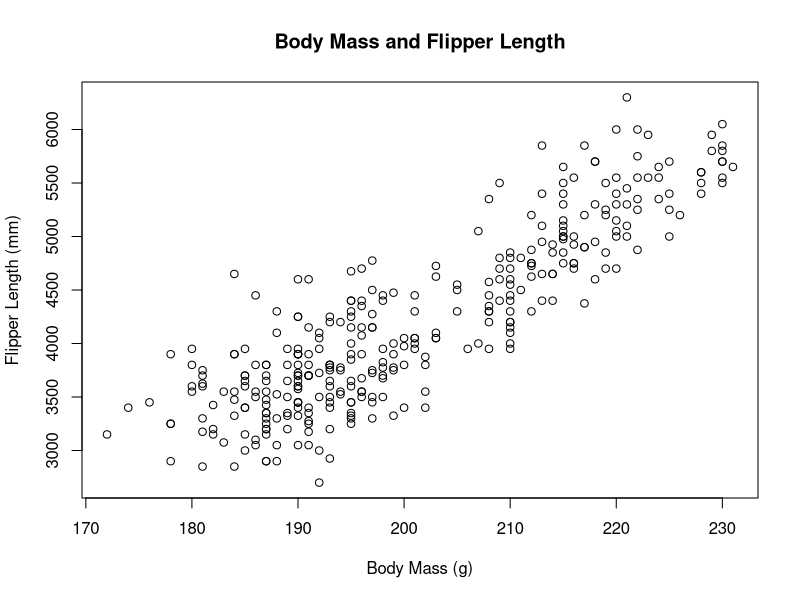
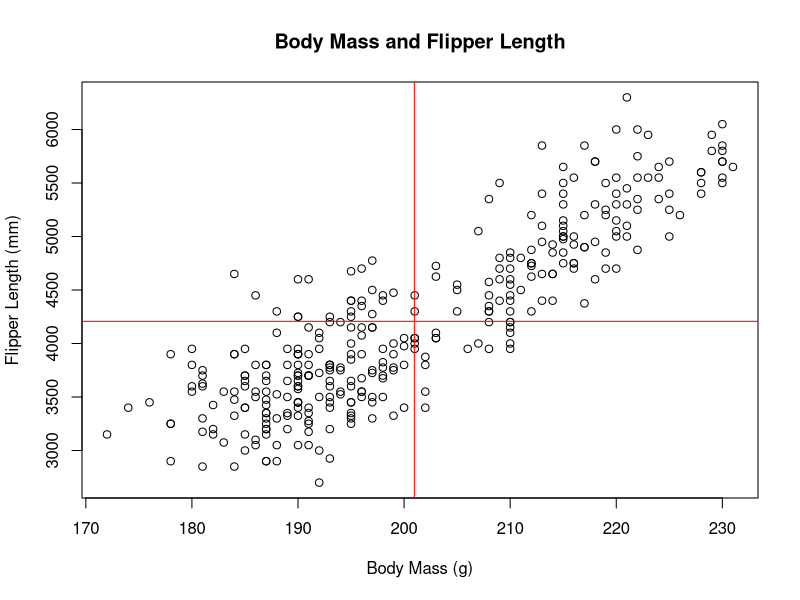
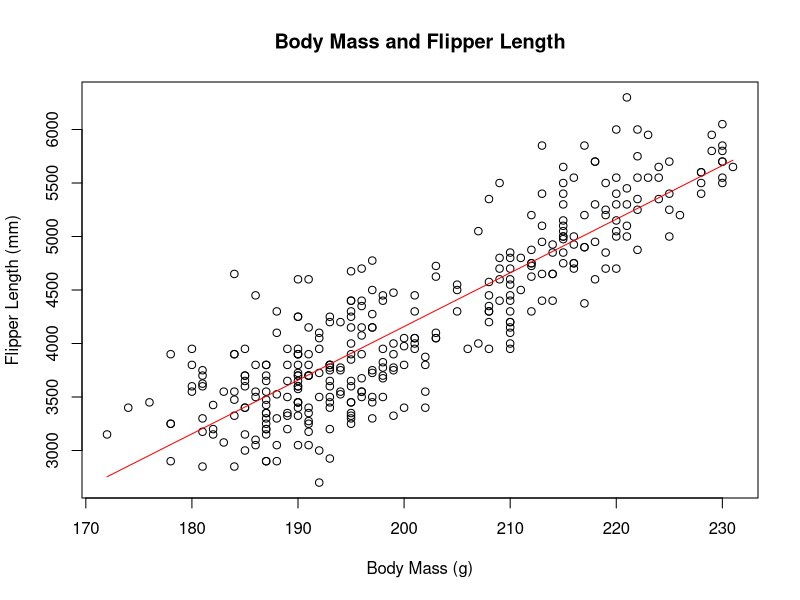
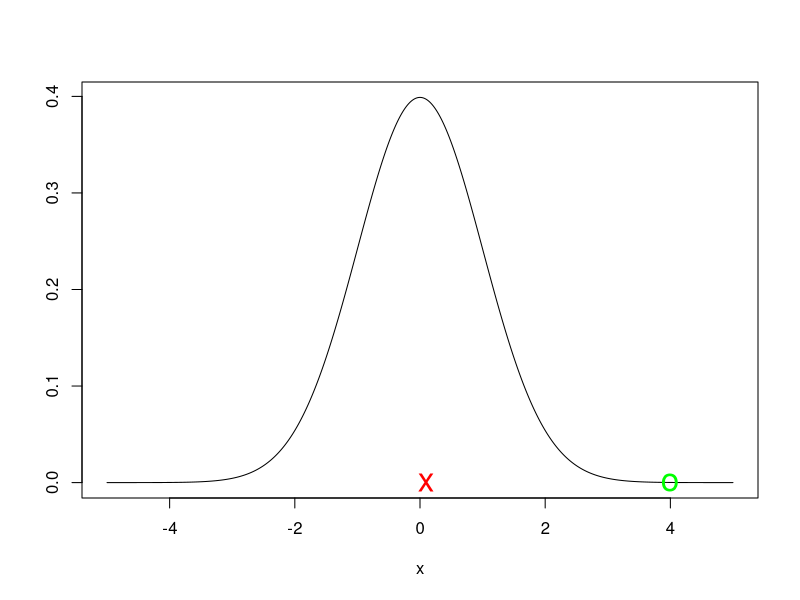
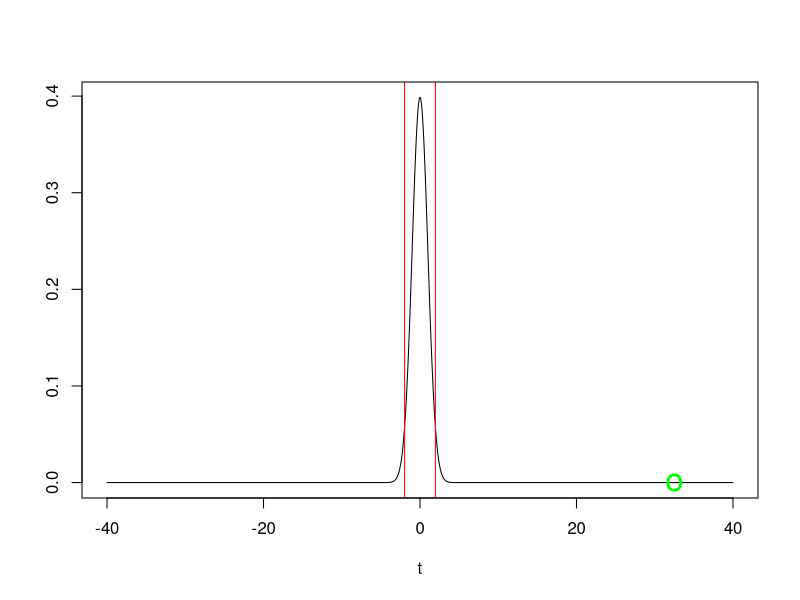

R code for these plots, in order:
## ---- chunk 1
knitr::opts_chunk$set(echo = TRUE)

## ---- chunk 2
library(palmerpenguins)
## ---- chunk 3
penguins
## ---- chunk 4
dat = tidyr::drop_na(penguins)
x = dat$flipper_length_mm
y = dat$body_mass_g
plot(x,y,
     main='Body Mass and Flipper Length',
     xlab='Body Mass (g)',
     ylab='Flipper Length (mm)')
## ---- chunk 5
x.bar = mean(x)
y.bar = mean(y)

plot(x,y,
     main='Body Mass and Flipper Length',
     xlab='Body Mass (g)',
     ylab='Flipper Length (mm)')
abline(v=x.bar, col='red')
abline(h=y.bar, col='red')
## ---- chunk 6
n = length(x)
cov1 = (1/(n-1)) * sum((x-x.bar)*(y-y.bar))
cov2 = cov(x,y)

c(cov1,cov2)
## ---- chunk 7
x.lbs = x/454
cov(x.lbs,y)
## ---- chunk 8
cor(x,y)
cor(x.lbs,y)
## ---- chunk 9

beta.1.hat = cov(x,y)/var(x)
beta.0.hat = mean(y) - beta.1.hat*mean(x)
c(beta.0.hat,beta.1.hat)
## ---- chunk 10
xgrid = seq(min(x),max(x),.01)
fit = beta.0.hat + beta.1.hat*xgrid
plot(x,y,main='Body Mass and Flipper Length',xlab='Body Mass (g)',ylab='Flipper Length (mm)')
lines(xgrid,fit,col='red')
## ---- chunk 11
beta.1.hat.lbs = cov(x.lbs,y)/var(x.lbs)
beta.0.hat.lbs = mean(y) - beta.1.hat.lbs*mean(x.lbs)
c(beta.0.hat.lbs,beta.1.hat.lbs)
## ---- chunk 12
xgrid = seq(-5,5,.01)
std.norm.curve = dnorm(xgrid,0,1)
plot(xgrid,std.norm.curve, type='l',xlab='x',ylab='') #plot curve as a line, rather than series of points
points(.1,0,col='red',pch='x',cex=2)
points(4,0,col='green',pch='o',cex=2)
## ---- chunk 13
y.hat = beta.0.hat + beta.1.hat * x
eps = y - y.hat
SSE = sum( eps**2 )
sigma2.hat = SSE/(n-2)
tau.hat = sqrt( sigma2.hat/sum( (x - mean(x))**2 ) )
t.hat = beta.1.hat/tau.hat

t.grid = seq(-40,40,.01)
t.dist = dt(t.grid, n-2)

alpha = .05
t.star.low = qt(alpha/2, n-2)
t.star.high = qt(1-(alpha/2), n-2)

xgrid = seq(-5,5,.01)
std.norm.curve = dnorm(xgrid,0,1)
plot(t.grid,t.dist, type='l',xlab='t',ylab='')
abline(v=t.star.low,col='red')
abline(v=t.star.high,col='red')
points(t.hat,0,col='green',pch='o',cex=2)
print(t.hat)
## ---- chunk 14
p.val = pt(t.hat,n-2,lower.tail=FALSE) + pt(-t.hat,n-2)
p.val
## ---- chunk 15
linear.model = lm(y~x)
summary(linear.model)
## ---- chunk 16
linear.model2 = lm(flipper_length_mm ~ body_mass_g, data= dat)
summary(linear.model2)
